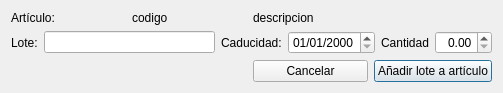
<?xml version="1.0" encoding="UTF-8"?>
<ui version="4.0">
 <class>frmaddLotes</class>
 <widget class="QDialog" name="frmaddLotes">
  <property name="geometry">
   <rect>
    <x>0</x>
    <y>0</y>
    <width>503</width>
    <height>93</height>
   </rect>
  </property>
  <property name="windowTitle">
   <string>Entrada de lotes.</string>
  </property>
  <layout class="QGridLayout" name="gridLayout">
   <item row="0" column="0">
    <widget class="QLabel" name="label">
     <property name="text">
      <string>Artículo:</string>
     </property>
    </widget>
   </item>
   <item row="0" column="1">
    <widget class="QLabel" name="lblcodigo">
     <property name="text">
      <string>codigo</string>
     </property>
    </widget>
   </item>
   <item row="0" column="2" colspan="2">
    <widget class="QLabel" name="lbldescripcion">
     <property name="text">
      <string>descripcion</string>
     </property>
    </widget>
   </item>
   <item row="1" column="0" colspan="4">
    <layout class="QHBoxLayout" name="horizontalLayout">
     <item>
      <widget class="QLabel" name="label_4">
       <property name="text">
        <string>Lote:</string>
       </property>
      </widget>
     </item>
     <item>
      <widget class="QLineEdit" name="txtLote"/>
     </item>
     <item>
      <widget class="QLabel" name="label_5">
       <property name="text">
        <string>Caducidad:</string>
       </property>
      </widget>
     </item>
     <item>
      <widget class="QDateEdit" name="dateCaducidad">
       <property name="displayFormat">
        <string>dd/MM/yyyy</string>
       </property>
      </widget>
     </item>
     <item>
      <widget class="QLabel" name="label_2">
       <property name="text">
        <string>Cantidad</string>
       </property>
      </widget>
     </item>
     <item>
      <widget class="QDoubleSpinBox" name="spinCantidad">
       <property name="alignment">
        <set>Qt::AlignRight|Qt::AlignTrailing|Qt::AlignVCenter</set>
       </property>
      </widget>
     </item>
    </layout>
   </item>
   <item row="2" column="3">
    <widget class="QPushButton" name="btnAnadir">
     <property name="text">
      <string>Añadir lote a artículo</string>
     </property>
     <property name="icon">
      <iconset resource="../maya.qrc">
       <normaloff>:/Icons/PNG/add.png</normaloff>:/Icons/PNG/add.png</iconset>
     </property>
    </widget>
   </item>
   <item row="2" column="2">
    <widget class="QPushButton" name="btnCancelar">
     <property name="text">
      <string>Cancelar</string>
     </property>
     <property name="icon">
      <iconset resource="../maya.qrc">
       <normaloff>:/Icons/PNG/Delete.png</normaloff>:/Icons/PNG/Delete.png</iconset>
     </property>
    </widget>
   </item>
  </layout>
 </widget>
 <resources>
  <include location="../maya.qrc"/>
 </resources>
 <connections>
  <connection>
   <sender>btnCancelar</sender>
   <signal>clicked()</signal>
   <receiver>frmaddLotes</receiver>
   <slot>close()</slot>
   <hints>
    <hint type="sourcelabel">
     <x>101</x>
     <y>71</y>
    </hint>
    <hint type="destinationlabel">
     <x>27</x>
     <y>58</y>
    </hint>
   </hints>
  </connection>
 </connections>
</ui>
